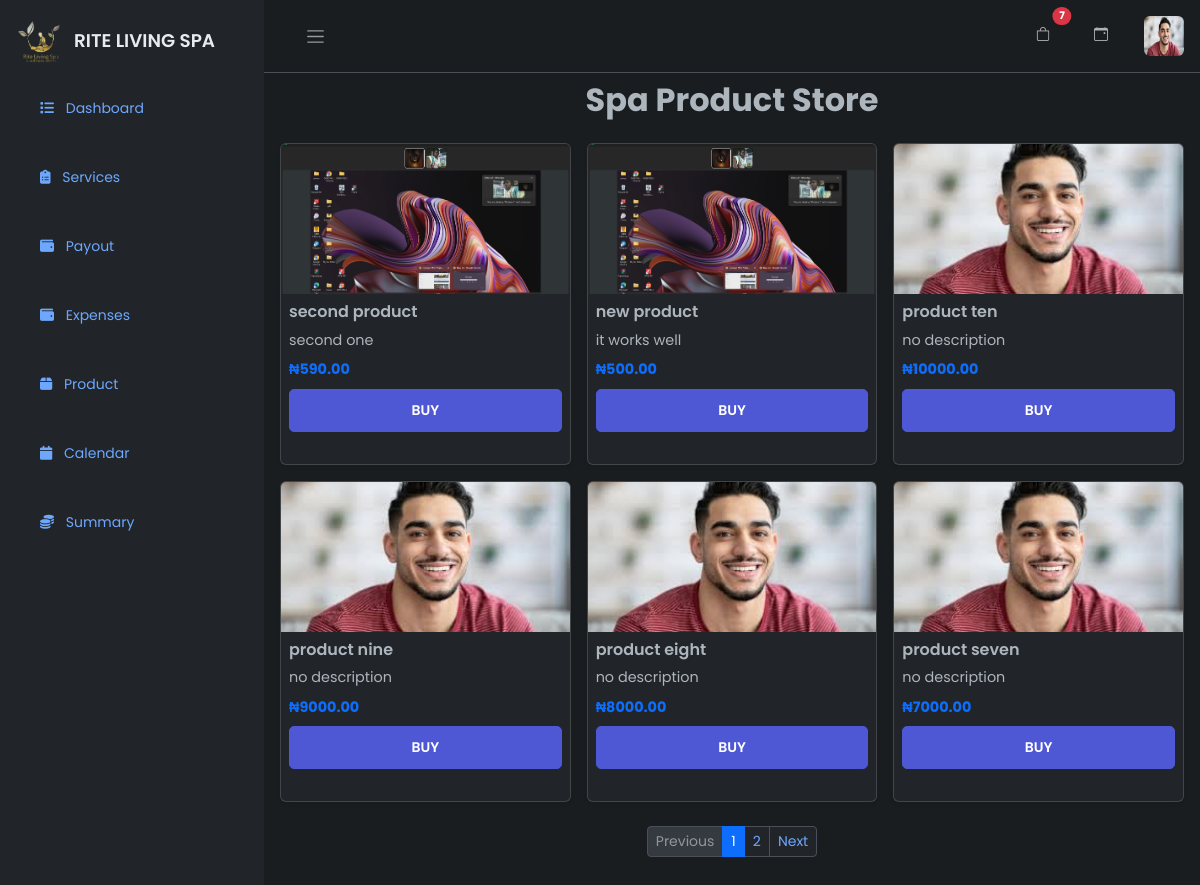
/store (signed in), run on an earlier commit of the app's database.
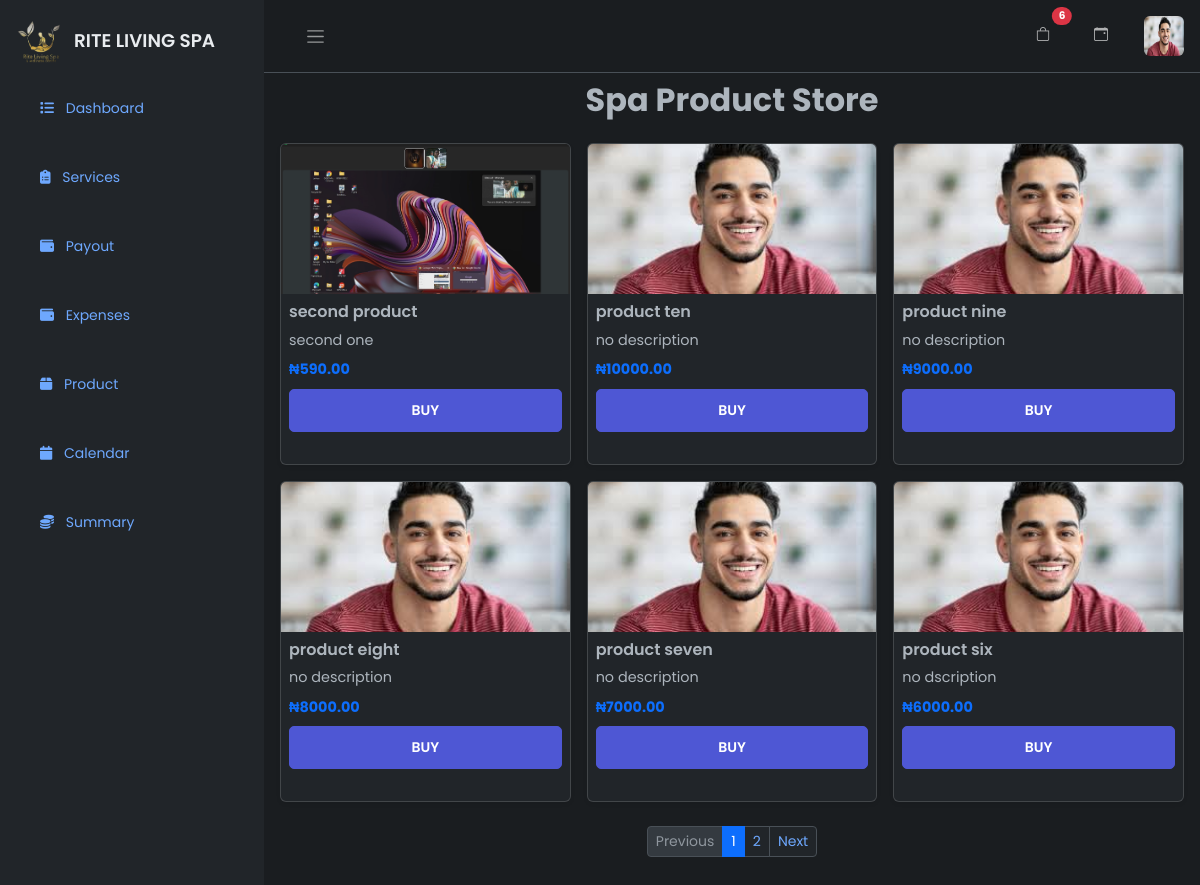
And on a later commit of the database.
### firstApp/models.py (models this page shows, shortened)
class CustomUser(AbstractBaseUser, PermissionsMixin):
    email = models.EmailField(unique=True)
    first_name = models.CharField(max_length=255, blank=True)
    last_name = models.CharField(max_length=255, blank=True)
    is_secretary = models.BooleanField(blank=True, null=True, default=False)
    is_not_secretary = models.BooleanField(blank=True, null=True, default=False)
    is_admin = models.BooleanField(blank=True, null=True, default=False)
    is_active = models.BooleanField(default=True)
    is_staff = models.BooleanField(default=False)
    date_joined = models.DateTimeField(default=timezone.now)
    objects = CustomUserManager()
    USERNAME_FIELD = 'email'
    REQUIRED_FIELDS = []  # You can add more fields here like ['full_name']

class UserProfile(models.Model):
    user = models.OneToOneField(CustomUser, on_delete=models.CASCADE, related_name='profile', blank=True, null=True)
    profile_picture = models.ImageField(upload_to='profile_pics/', blank=True, null=True)
    phone_number = models.CharField(max_length=15, blank=True, null=True)
    address = models.TextField(blank=True, null=True)
    birthday = models.DateField(blank=True, null=True)
    bio = models.TextField(blank=True, null=True)
    facebook = models.URLField(max_length=200, blank=True, null=True)
    twitter = models.URLField(max_length=200, blank=True, null=True)
    instagram = models.URLField(max_length=200, blank=True, null=True)
    linkedin = models.URLField(max_length=200, blank=True, null=True)

class Product(models.Model):
    name = models.CharField(max_length=255, blank=True, null=True)
    description = models.TextField(blank=True, null=True)
    uploaded_file = models.FileField(upload_to='uploads/orders/', blank=True, null=True)
    price = models.DecimalField(max_digits=10, decimal_places=2, blank=True, null=True)
    created_at = models.DateTimeField(auto_now_add=True)

### firstApp/views.py (the view)
# urls.py: path('store', StorePageView, name='storepage'),
@login_required(login_url='loginpage')
def StorePageView(request):
    user = request.user
    products_list = Product.objects.all().order_by('-created_at')
    paginator = Paginator(products_list, 6)  # 6 products per page
    page_number = request.GET.get('page')
    products = paginator.get_page(page_number)
    orders = Order.objects.select_related('client', 'product').order_by('-created_at')
    order_count = orders.count()
    user_order_count = orders.filter(client=user).count()
    user_orders = Order.objects.filter(client=user).select_related('product').prefetch_related('messages').order_by('-created_at')
    user_order_count_show = user_orders.count()
    context = {
        'products': products,
        'orders': orders,
        'order_count': order_count,
        'user_order_count': user_order_count,
        'user_orders': user_orders,
        'user_order_count_show': user_order_count_show
    }
    return render(request, 'auth/store.html', context)

### firstApp/templates/auth/store.html (shortened to what this page needs)
{% extends 'auth/maindash.html' %}
{% load static %}
{% block content %}
<div class="main">
    {% include 'auth/nav.html' %}
    <main class="content px-3 py-2" style="max-height: 90vh; overflow-y: auto;">
        <h2 class="text-center mb-4 fw-bold">Spa Product Store</h2>
        <div class="row row-cols-1 row-cols-sm-2 row-cols-md-3 g-3">
            {% for product in products %}
            <div class="col">
                <div class="card h-100 shadow-sm" style="font-size: 0.9rem;">
                    <img src="{{ product.uploaded_file.url }}" class="card-img-top" alt="{{ product.name }}"
                        style="height: 150px; object-fit: cover;">
                    <div class="card-body p-2">
                        <h6 class="card-title fw-semibold mb-2">{{ product.name }}</h6>
                        <p class="card-text mb-2">{{ product.description|truncatewords:15 }}</p>
                        <p class="text-primary fw-bold mb-2">₦{{ product.price }}</p>
                        <a href="#" class="btn btn-sm btn-brand w-100" onclick="showBuyModal('{{ product.id }}')">BUY</a>
                    </div>
                </div>
            </div>
            {% empty %}
            <div class="col">
                <p class="text-center">No products available right now.</p>
            </div>
            {% endfor %}
        </div>
        <div class="d-flex justify-content-center mt-4">
            <nav>
                <ul class="pagination pagination-sm">
                    {% if products.has_previous %}
                    <li class="page-item">
                        <a class="page-link" href="?page={{ products.previous_page_number }}">Previous</a>
                    </li>
                    {% else %}
                    <li class="page-item disabled"><span class="page-link">Previous</span></li>
                    {% endif %}
                    {% for num in products.paginator.page_range %}
                    {% if products.number == num %}
                    <li class="page-item active"><span class="page-link">{{ num }}</span></li>
                    {% else %}
                    <li class="page-item">
                        <a class="page-link" href="?page={{ num }}">{{ num }}</a>
                    </li>
                    {% endif %}
                    {% endfor %}
                    {% if products.has_next %}
                    <li class="page-item">
                        <a class="page-link" href="?page={{ products.next_page_number }}">Next</a>
                    </li>
                    {% else %}
                    <li class="page-item disabled"><span class="page-link">Next</span></li>
                    {% endif %}
                </ul>
            </nav>
        </div>
    </main>
</div>
{% endblock %}

### firstApp/templates/auth/maindash.html (shortened to what this page needs)
{% load static %}
<!DOCTYPE html>
<html lang="en" data-bs-theme="dark">
<head>
    <link rel="stylesheet" href="https://cdn.jsdelivr.net/npm/bootstrap@5.3.0-alpha2/dist/css/bootstrap.min.css">
    <link rel="stylesheet" href="https://cdn.jsdelivr.net/npm/bootstrap-icons@1.10.5/font/bootstrap-icons.css">
    <link href="https://cdn.jsdelivr.net/npm/remixicon@4.5.0/fonts/remixicon.css" rel="stylesheet" />
    <link rel="stylesheet" href="https://cdnjs.cloudflare.com/ajax/libs/font-awesome/6.5.0/css/all.min.css"
>
    <link rel="stylesheet" type="text/css" href="{% static 'firstApp/css/dashboard.css' %}">
</head>
<body>
    <div class="wrapper">
        <aside id="sidebar" class="js-sidebar">
            <div class="h-100">
                <div class="sidebar-logo p-3">
                    <a href="#" class="d-flex align-items-center text-decoration-none">
                        <img src="{% static 'firstApp/images/logo.png' %}" alt="logo" width="50" height="50" />
                        <span class="ms-2">RITE LIVING SPA</span>
                    </a>
                </div>
                <ul class="nav flex-column sidebar-nav d-flex flex-column gap-3 mx-3">
                    {% with current=request.resolver_match.url_name %}
                    <li class="nav-item">
                        <a href="{% url 'dashboardpage' %}"
                            class="nav-link py-3 px-4 rounded-3 {% if current == 'dashboardpage' %}bg-light text-dark{% endif %}"
                            onmouseover="this.classList.add('bg-light', 'text-dark')"
                            onmouseout="if (this.getAttribute('data-active') !== 'true') this.classList.remove('bg-light', 'text-dark')"
                            data-active="{% if current == 'dashboardpage' %}true{% else %}false{% endif %}">
                            <i class="fa-solid fa-list pe-2"></i> Dashboard
                        </a>
                    </li>
                    {% if user.is_secretary %}
                    <li class="nav-item">
                        <a href="{% url 'recordservicepage' %}"
                            class="nav-link py-3 px-4 rounded-3 {% if current == 'recordservicepage' %}bg-light text-dark{% endif %}"
                            onmouseover="this.classList.add('bg-light', 'text-dark')"
                            onmouseout="if (this.getAttribute('data-active') !== 'true') this.classList.remove('bg-light', 'text-dark')"
                            data-active="{% if current == 'recordservicepage' %}true{% else %}false{% endif %}">
                            <i class="fa-solid fa-clipboard-list pe-2"></i> Services
                        </a>
                    </li>
                    <li class="nav-item">
                        <a href="{% url 'calculate' %}"
                            class="nav-link py-3 px-4 rounded-3 {% if current == 'calculate' %}bg-light text-dark{% endif %}"
                            onmouseover="this.classList.add('bg-light', 'text-dark')"
                            onmouseout="if (this.getAttribute('data-active') !== 'true') this.classList.remove('bg-light', 'text-dark')"
                            data-active="{% if current == 'calculate' %}true{% else %}false{% endif %}">
                            <i class="fa-solid fa-wallet pe-2"></i> Payout
                        </a>
                    </li>
                    <li class="nav-item">
                        <a href="{% url 'recordexpensespage' %}"
                            class="nav-link py-3 px-4 rounded-3 {% if current == 'recordexpensespage' %}bg-light text-dark{% endif %}"
                            onmouseover="this.classList.add('bg-light', 'text-dark')"
                            onmouseout="if (this.getAttribute('data-active') !== 'true') this.classList.remove('bg-light', 'text-dark')"
                            data-active="{% if current == 'recordexpensespage' %}true{% else %}false{% endif %}">
                            <i class="fa-solid fa-wallet pe-2"></i> Expenses
                        </a>
                    </li>
                    <li class="nav-item">
                        <a href="{% url 'productspage' %}"
                            class="nav-link py-3 px-4 rounded-3 {% if current == 'productspage' %}bg-light text-dark{% endif %}"
                            onmouseover="this.classList.add('bg-light', 'text-dark')"
                            onmouseout="if (this.getAttribute('data-active') !== 'true') this.classList.remove('bg-light', 'text-dark')"
                            data-active="{% if current == 'productspage' %}true{% else %}false{% endif %}">
                            <i class="fa-solid fa-box pe-2"></i> Product
                        </a>
                    </li>
                    <li class="nav-item">
                        <a href="{% url 'calenderpage' %}"
                            class="nav-link py-3 px-4 rounded-3 {% if current == 'calenderpage' %}bg-light text-dark{% endif %}"
                            onmouseover="this.classList.add('bg-light', 'text-dark')"
                            onmouseout="if (this.getAttribute('data-active') !== 'true') this.classList.remove('bg-light', 'text-dark')"
                            data-active="{% if current == 'calenderpage' %}true{% else %}false{% endif %}">
                            <i class="fa-solid fa-calendar pe-2"></i> Calendar
                        </a>
                    </li>
                    <li class="nav-item">
                        <a href="{% url 'profit_summary' %}"
                            class="nav-link py-3 px-4 rounded-3 {% if current == 'profit_summary' %}bg-light text-dark{% endif %}"
                            onmouseover="this.classList.add('bg-light', 'text-dark')"
                            onmouseout="if (this.getAttribute('data-active') !== 'true') this.classList.remove('bg-light', 'text-dark')"
                            data-active="{% if current == 'profit_summary' %}true{% else %}false{% endif %}">
                            <i class="fa-solid fa-coins pe-2"></i> Summary
                        </a>
                    </li>
                    {% endif %}
                    {% endwith %}
                </ul>
            </div>
        </aside>
        {% block content %}{% endblock %}
    </div>
</body>
</html>

### firstApp/templates/auth/nav.html (shortened to what this page needs)
{% load static %}
<nav class="navbar navbar-expand px-3 border-bottom">
    <button class="btn" id="sidebar-toggle" type="button">
        <span class="navbar-toggler-icon"></span>
    </button>
    <div class="navbar-collapse navbar">
        <ul class="navbar-nav">
            {% if request.user.is_secretary or request.user.is_superuser %}
            <li class="nav-item position-relative me-4">
                <a href="#" class="nav-link d-flex align-items-center" data-bs-toggle="modal"
                    data-bs-target="#ordersModal">
                    <i class="bi bi-bag me-1"></i>
                    <span class="position-absolute top-0 start-100 translate-middle badge rounded-pill bg-danger">
                        {{ order_count }}
                    </span>
                </a>
            </li>
            <li class="nav-item position-relative me-4">
                <a href="#" class="nav-link d-flex align-items-center" data-bs-toggle="modal"
                    data-bs-target="#sessionsModal">
                    <i class="bi bi-calendar-event me-1"></i>
                </a>
            </li>
            {% endif %}
            <li class="nav-item dropdown">
                <a href="#" data-bs-toggle="dropdown" class="nav-icon pe-md-0">
                    <img src="{% if request.user.profile.profile_picture %}{{ request.user.profile.profile_picture.url }}{% else %}{% static 'firstApp/images/defaultprofile.png' %}{% endif %}"
                        class="avatar img-fluid rounded" alt="Profile Picture">
                </a>
            </li>
        </ul>
    </div>
</nav>

### static/firstApp/css/dashboard.css (style rules this page uses)
:root { --c-dark: #212529; --c-brand: #4e57d4; --c-brand-light: #6970dd; --c-brand-rgb: 78, 87, 212; --c-body: #727272; --font-base: "Poppins", sans-serif; --box-shadow: 0px 15px 25px rgba(0,0,0,0.08); --transition: all 0.5s ease; }
body { font-family: 'Poppins', sans-serif; font-size: 0.875rem; opacity: 1; overflow-y: hidden; margin: 0; }
a { cursor: pointer; text-decoration: none; font-family: 'Poppins', sans-serif; }
.btn { font-weight: 600; font-size: 14px; text-transform: uppercase; border-radius: 5px; padding: 10px 24px; }
.btn-brand { background-color: var(--c-brand); border-color: var(--c-brand); color: white; }
li { list-style: none; }
.wrapper { align-items: stretch; display: flex; width: 100%; }
#sidebar { max-width: 264px; min-width: 264px; background: var(--bs-dark); transition: all 0.35s ease-in-out; }
.main { display: flex; flex-direction: column; min-height: 100vh; min-width: 0; overflow: hidden; transition: all 0.35s ease-in-out; width: 100%; background: var(--bs-dark-bg-subtle); }
.sidebar-logo { padding: 1.15rem; }
.sidebar-logo a { color: #e9ecef; font-size: 1.15rem; font-weight: 600; }
.sidebar-nav { list-style: none; margin-bottom: 0; padding-left: 0; margin-left: 0; }
.avatar { height: 40px; width: 40px; }
.navbar-expand .navbar-nav { margin-left: auto; }
.content { flex: 1; max-width: 100vw; width: 100vw; }
@media (min-width:768px) { .content { max-width: auto; width: auto; } }
.card { box-shadow: 0 0 .875rem 0 rgba(34, 46, 60, .05); margin-bottom: 24px; }

What changed in the data, as far as the page shows it:
removed Product: uploaded_file (picture), name "new product", description "it works well", price "500.00"
now on this page (row unchanged): Product: uploaded_file (picture), name "product six", description "no dscription", price "6000.00"
Also different on the page:
{{ order_count }}: "7" → "6"
